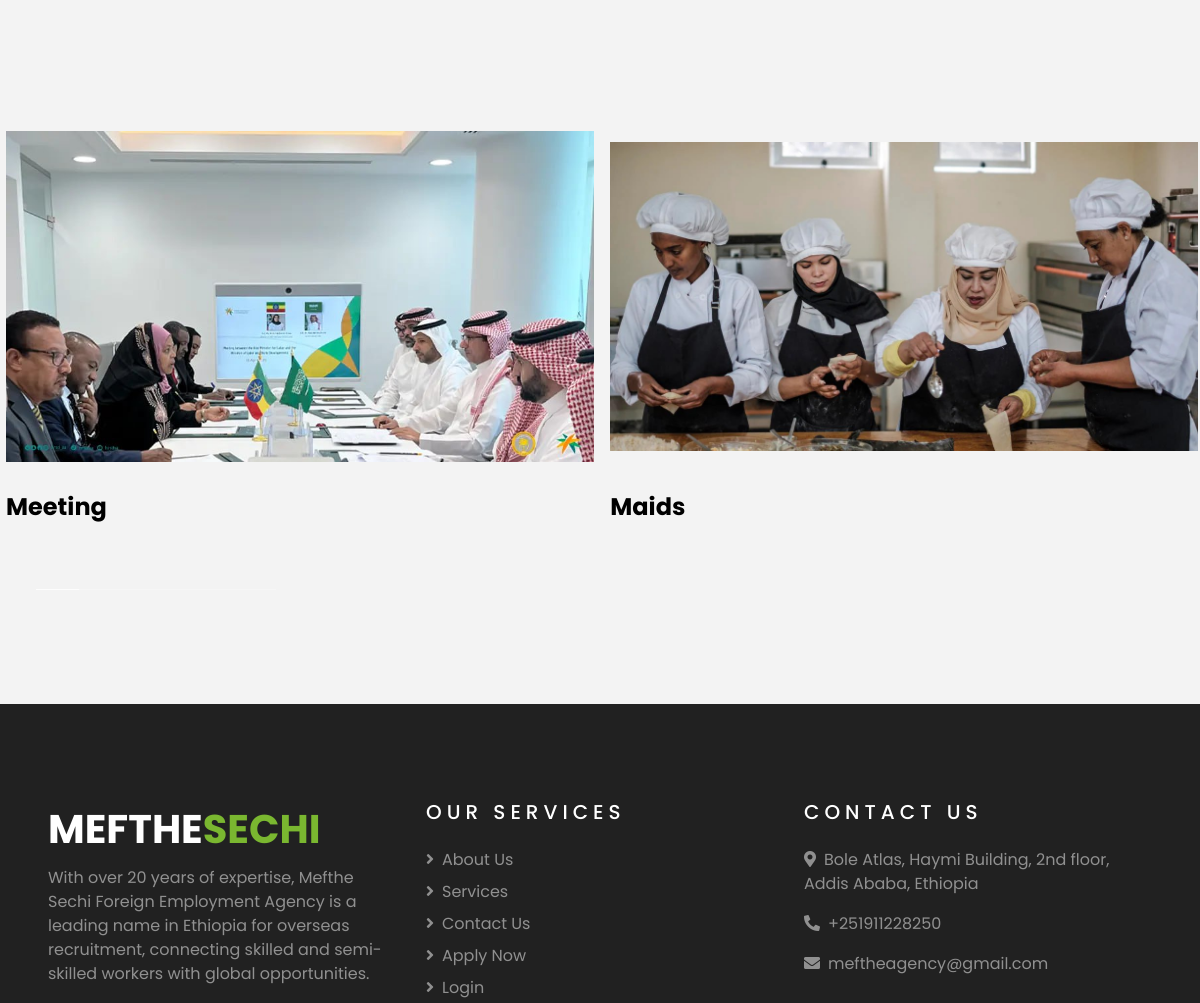
The app's page /gallery (middle part), older data.
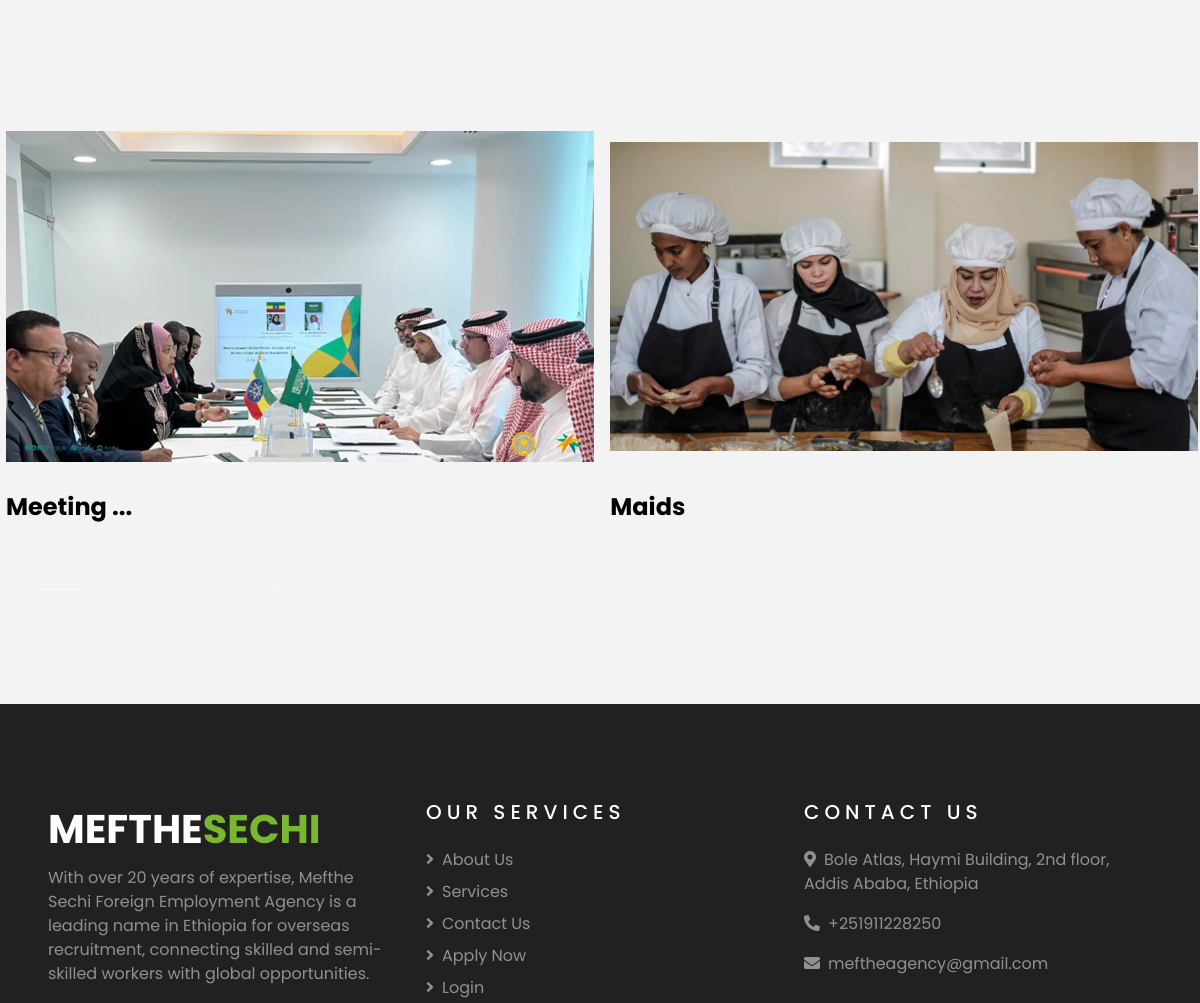
The same page, newer data.
### app/models.py (models this page shows, shortened)
class GalleryImage(models.Model):
    title = models.CharField(max_length=255, help_text="Title of the image")
    description = models.TextField(
        blank=True, help_text="A brief description of the image"
    )
    image = models.ImageField(
        upload_to="gallery_images/", help_text="Upload the gallery image here"
    )
    date_added = models.DateTimeField(
        auto_now_add=True, help_text="The date and time this image was added"
    )
    class Meta:
        verbose_name = "Gallery Image"
        verbose_name_plural = "Gallery Images"
        ordering = ["-date_added"]

class WebsiteSetting(models.Model):
    site_name = models.CharField(max_length=100, help_text="The name of the website.")
    logo = models.ImageField(
        upload_to="logos/", blank=True, null=True, help_text="Logo of the website."
    )
    facebook_url = models.URLField(
        blank=True, null=True, help_text="Facebook page URL."
    )
    twitter_url = models.URLField(
        blank=True, null=True, help_text="Twitter profile URL."
    )
    linkedin_url = models.URLField(
        blank=True, null=True, help_text="LinkedIn profile URL."
    )
    instagram_url = models.URLField(
        blank=True, null=True, help_text="Instagram profile URL."
    )
    youtube_url = models.URLField(
        blank=True, null=True, help_text="YouTube channel URL."
    )
    email = models.EmailField(help_text="Contact email address.")
    phone_number = models.CharField(max_length=20, help_text="Contact phone number.")
    address = models.TextField(blank=True, null=True, help_text="Physical address.")
    copyright_text = models.TextField(
        blank=True, null=True, help_text="Copyright text for the footer."
    )
    about_us_text = models.TextField(
        blank=True,
        null=True,
        help_text="Short description about the website or company for the footer.",
    )
    google_map_iframe = models.TextField(
        blank=True, null=True, help_text="Google Map iframe code for the contact page."
    )
    class Meta:
        verbose_name = "Website Setting"
        verbose_name_plural = "Website Settings"

### app/views.py (the view)
# urls.py: path("gallery", views.gallery, name="gallery"),
def gallery(request):
    return render(request, "gallery.html")

### app/context_processor.py (called while the page is built)
def local(request):
    settings = models.WebsiteSetting.objects.first()
    about_data = models.About.objects.prefetch_related("images").first()
    carousel_slides = models.CarouselSlide.objects.filter(is_active=True)
    destinations = models.Destination.objects.all()
    services = models.Service.objects.prefetch_related("features").all()
    galleries = models.GalleryImage.objects.all()
    facts = models.Fact.objects.all()
    return {
        "settings": settings,
        "about_data": about_data,
        "carousel_slides": carousel_slides,
        "destinations": destinations,
        "services": services,
        "galleries": galleries,
        "facts": facts,
    }

### templates/gallery.html (shortened to what this page needs)
{% extends 'layout/base.html' %}
{% block content %}
    <div class="body">
        <div class="gcarousel">
            <div class="gcarousel--wrap">
              {% for gallery in galleries %}
              <div class="gcarousel--item">
                <figure>
                  <img src="{{ gallery.image.url }}" alt="{{ gallery.title }}" />
                  <h2>{{ gallery.title }}</h2>
                </figure>
              </div>
              {% endfor %}
            </div>
          </div>
    </div>
{% endblock %}

### templates/layout/base.html (shortened to what this page needs)
{% load static %}
<!DOCTYPE html>
<html lang="en">
    <head>
        <link href="https://cdnjs.cloudflare.com/ajax/libs/font-awesome/5.10.0/css/all.min.css" rel="stylesheet">
        <link href="{% static 'lib/owlcarousel/assets/owl.carousel.min.css' %}" rel="stylesheet">
        <link href="{% static 'lib/tempusdominus/css/tempusdominus-bootstrap-4.min.css' %}" rel="stylesheet" />
        <link href="{% static 'css/style.css' %}" rel="stylesheet">
        <link href="{% static 'css/gallery.css' %}" rel="stylesheet">
    </head>
    <body>
        {% block content %}
        {% endblock %}
        {% include 'section/footer.html'   %}
    </body>
</html>

### templates/section/navbar.html (shortened to what this page needs)
{% load static %}

### templates/section/footer.html (shortened to what this page needs)
{% load static %}
<div class="container-fluid bg-dark text-white-50 py-5 px-sm-3 px-lg-5" style="margin-top: 90px;">
    <div class="row pt-5">
        <div class="col-lg-4 col-md-6 mb-5">
            <a href="" class="navbar-brand">
                <h1 class="text-primary"><span class="text-white">MEFTHE</span>SECHI</h1>
            </a>
            <p>{{ settings.about_us_text }}</p>
        </div>
        <div class="col-lg-4 col-md-6 mb-5">
            <h5 class="text-white text-uppercase mb-4" style="letter-spacing: 5px;">Our Services</h5>
            <div class="d-flex flex-column justify-content-start">
                <a class="text-white-50 mb-2" href="/about"><i class="fa fa-angle-right mr-2"></i>About Us</a>
                <a class="text-white-50 mb-2" href="/service"><i class="fa fa-angle-right mr-2"></i>Services</a>
                <a class="text-white-50 mb-2" href="/contact"><i class="fa fa-angle-right mr-2"></i>Contact Us</a>
                <a class="text-white-50 mb-2" href="/apply"><i class="fa fa-angle-right mr-2"></i>Apply Now</a>
                <a class="text-white-50 mb-2" href="/admin"><i class="fa fa-angle-right mr-2"></i>Login</a>
            </div>
        </div>
        <div class="col-lg-4 col-md-6 mb-5">
            <h5 class="text-white text-uppercase mb-4" style="letter-spacing: 5px;">Contact Us</h5>
            <p><i class="fa fa-map-marker-alt mr-2"></i>{{ settings.address }}</p>
            <p><i class="fa fa-phone-alt mr-2"></i>{{ settings.phone_number }}</p>
            <p><i class="fa fa-envelope mr-2"></i>{{ settings.email }}</p>
        </div>
    </div>
</div>

### static/css/gallery.css (style rules this page uses)
.body { overflow: hidden; display: flex; justify-content: center; align-items: center; padding-top: 20px; }
.gcarousel { width: 100%; cursor: grab; }
.gcarousel--wrap { white-space: nowrap; }
.gcarousel--item { display: inline-block; width: 50vw; padding: 0.5vw; user-select: none; }
.gcarousel--item figure { position: relative; z-index: 1; display: block; height: 0; padding-bottom: 100%; overflow: hidden; }
.gcarousel--item figure img { position: absolute; z-index: 1; width: 100%; height: 100%; object-fit: contain; vertical-align: middle; transform-origin: center; }
.gcarousel--item h2 { position: absolute; z-index: 1; bottom: 5vw; font-size: 2vw; color: #000; }

Row changes from the older to the newer data that the page shows:
changed GalleryImage: title "Meeting" → "Meeting ..."
